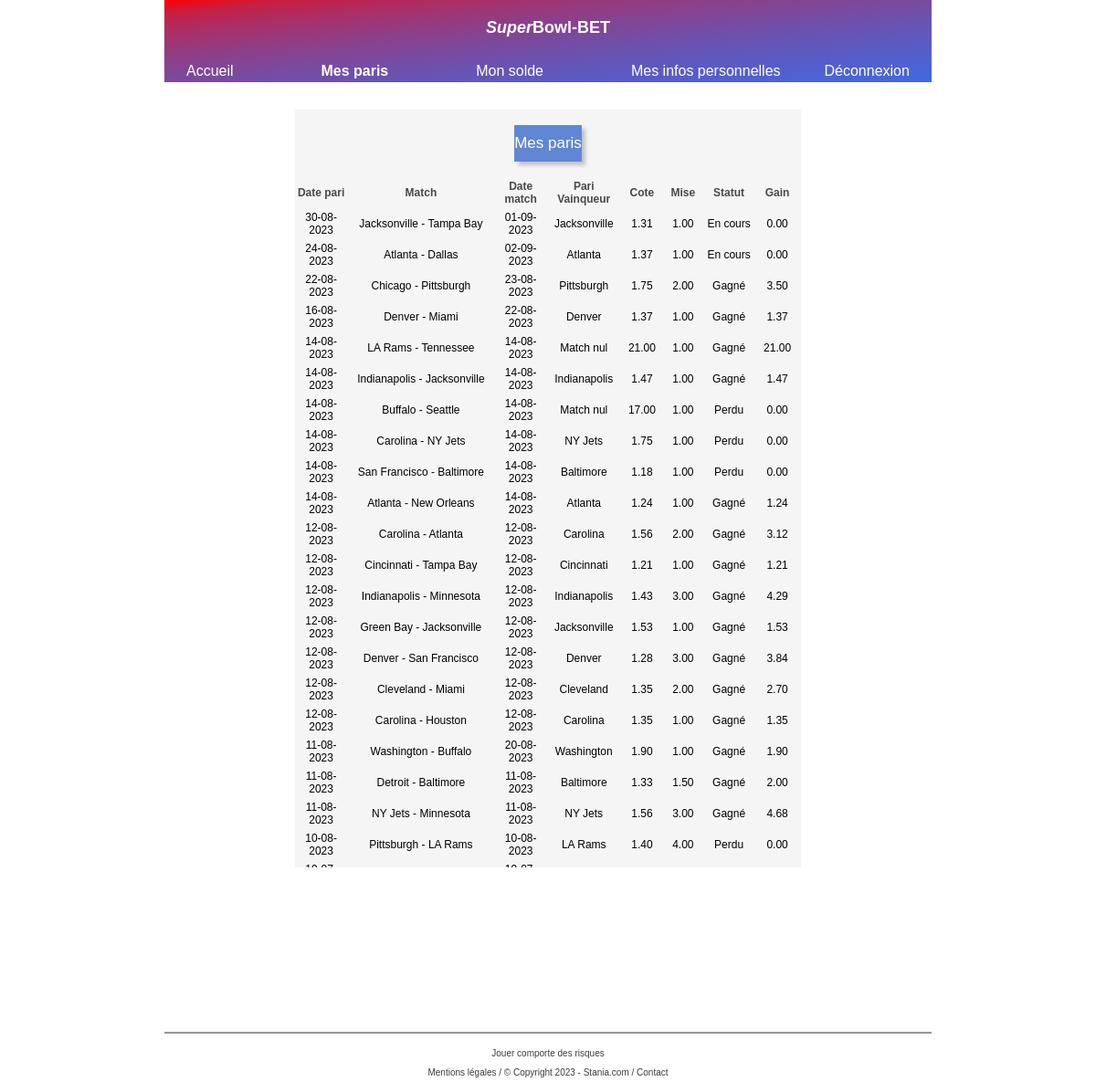
The page /user/user_history.php (signed in) on the database as committed earlier.
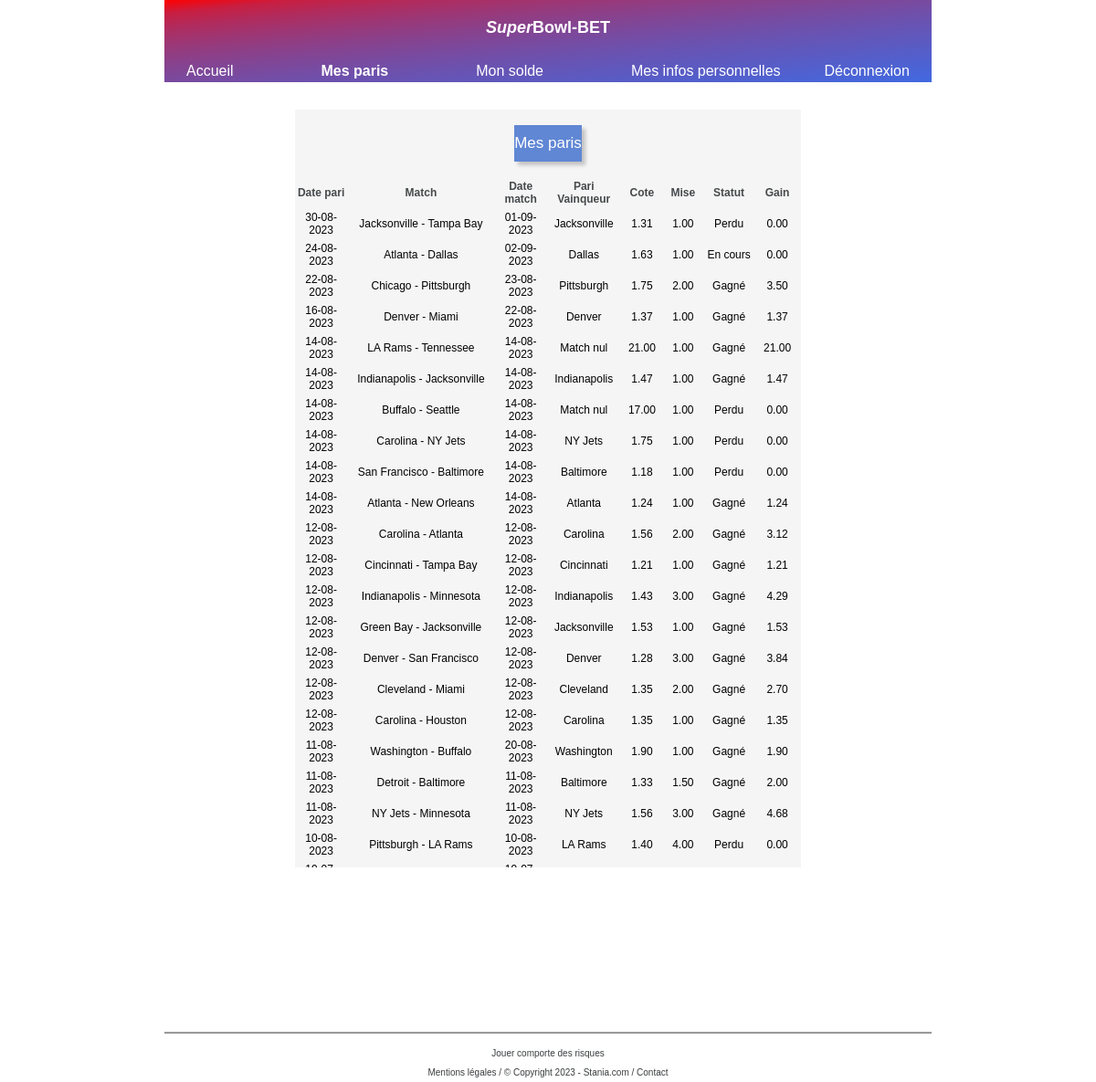
The same page on the database as committed later.
### tables this page shows
CREATE TABLE `bets` (
  `bet_id` int(11) NOT NULL,
  `bet_date` date NOT NULL,
  `user_id` int(11) NOT NULL,
  `match_id` int(11) NOT NULL,
  `match_date` date NOT NULL,
  `team1_name` varchar(255) NOT NULL,
  `team2_name` varchar(255) NOT NULL,
  `date_match_name` varchar(255) NOT NULL,
  `team1_odds` decimal(11,2) NOT NULL,
  `draw_odds` decimal(11,2) NOT NULL,
  `team2_odds` decimal(11,2) NOT NULL,
  `team_name_bet` varchar(255) NOT NULL,
  `team1_bet` decimal(11,2) NOT NULL,
  `draw_bet` decimal(11,2) NOT NULL,
  `team2_bet` decimal(11,2) NOT NULL,
  `bet_status` varchar(255) NOT NULL,
  `potential_gain` decimal(11,2) NOT NULL,
  `bet_gain` decimal(11,2) NOT NULL,
  `bet_admin_status` varchar(255) NOT NULL
);

### user/user_history.php (the view)
<?php require_once "../templates/header_home_userinfo.php"; ?>
      <div class="container_useraccount">
         <p class="title_form_pad10"> Mes paris</p>
         <table border="0" width="100%" align="center">
            <tr class="display_table">
               <td width="10%">Date pari</td>
               <td width="30%">Match</td>
               <td width="10%">Date match</td>
               <td width="15%">Pari Vainqueur</td>
               <td width="8%">Cote</td>
               <td width="8%">Mise</td>
               <td width="10%">Statut</td>
               <td width="9%">Gain</td>
            </tr>
         </table>
         <?php
         try {
            if (isset($_SESSION['user'])) {
               $user_id = $_SESSION['user_id'];
            }
            require "../constants/pdo.php";
            foreach ($pdo->query('SELECT * FROM bets WHERE user_id = ' . $user_id . ' ORDER BY bet_id DESC', PDO::FETCH_ASSOC) as $bets) {
               $betdate = $bets['bet_date'];
               $betdateUS = date_create_from_format('Y-m-d', $betdate);
               $betdateFR = date_format($betdateUS, 'd-m-Y');
               $matchdate = $bets['match_date'];
               $matchdateUS = date_create_from_format('Y-m-d', $matchdate);
               $matchdateFR = date_format($matchdateUS, 'd-m-Y');
         ?>
               <table border="0" width="100%" style="font-size: 12px">
                  <tr align="center">
                     <td width="10%"><?php echo $betdateFR; ?></td>
                     <td width="30%"><?php echo $bets['team1_name'] . ' - ' . $bets['team2_name']; ?></td>
                     <td width="10%"><?php echo $matchdateFR; ?></td>
                     <td width="15%"><?php echo $bets['team_name_bet']; ?></td>
                     <td width="8%"><?php if ($bets['team1_odds'] != '0') {
                                       echo $bets['team1_odds'];
                                    } elseif ($bets['team2_odds'] != '0') {
                                       echo $bets['team2_odds'];
                                    } elseif ($bets['draw_odds'] != '0') {
                                       echo $bets['draw_odds'];
                                    }
                                    ?>
                     </td>
                     <td width="8%"><?php if ($bets['team1_bet'] != '0') {
                                       echo $bets['team1_bet'];
                                    } elseif ($bets['team2_bet'] != '0') {
                                       echo $bets['team2_bet'];
                                    } elseif ($bets['draw_bet'] != '0') {
                                       echo $bets['draw_bet'];
                                    }
                                    ?>
                     </td>
                     <td width="10%"><?php echo $bets['bet_status']; ?></td>
                     <td width="9%"><?php echo $bets['bet_gain']; ?></td>
                  </tr>
               </table>
         <?php }
         } catch (PDOException $e) {
            echo 'Impossible de se connecter à la base de données';
         }
         ?>
      </div>
      <?php require_once "../templates/footer.php"; ?>

### templates/header_home_userinfo.php (shortened to what this page needs)
<html>
<head>
   <link rel="stylesheet" href="../CSS/style.css" type="text/css">
</head>
<body>
   <div class="flux">
      <header>
         <p class="logo"><a class="link_pages" href="home.php"><i>Super</i>Bowl-BET</a></p>
         <nav>
            <ul class="menu">
            <?php $page = $_SERVER['SCRIPT_NAME'];?>
               <li class="<?php if (basename($page) == "home.php") {echo 'bold';} ?>"><a class="link_pages" href="home.php">Accueil</li>
               <li class="<?php if (basename($page) == "user_history.php") {echo 'bold';} ?>"><a class="link_pages" href="user_history.php">Mes paris</li>
               <li class="<?php if (basename($page) == "user_balance.php") {echo 'bold';} ?>"><a class="link_pages" href="user_balance.php">Mon solde</li>
               <li class="<?php if (basename($page) == "user_info.php") {echo 'bold';} ?>"><a class="link_pages" href="user_info.php">Mes infos personnelles</a></li>
               <li ><a class="link_pages" href="../session_destroy.php">Déconnexion</a></li>
            </ul>
         </nav>
      </header>

### templates/footer.php
      <footer>
            <p>Jouer comporte des risques</p>
            Mentions légales / © Copyright 2023 - Stania.com / Contact
      </footer>
      </div>
</body>
</html>

### CSS/style.css (style rules this page uses)
html { height: 100%; }
body { min-height: 100%; position: relative; font-family: sans-serif; margin: 0%; padding: 0%; }
.flux { margin-left: 15%; margin-right: 15%; }
header { background: linear-gradient(to bottom right, red, 25%, royalblue); height: 90px; color: white; }
.logo { padding-top: 20px; padding-bottom: 10px; text-align: center; font-size: large; font-weight: bold; }
nav > ul { list-style: none; margin: 0%; padding: 0%; }
.menu { display: flex; justify-content: space-around; }
.link_pages { text-decoration: none; color: white; }
.bold { font-weight: bold; }
footer { position: fixed; z-index: 2; padding-top: 5px; padding-bottom: 5px; bottom: 0; left: 15%; right: 15%; text-align: center; min-height: 40px; color:rgb(58, 61, 63); font-size: 10px; border-top-style: groove; }
.title_form_pad10 { font-size: 17px; text-align: center; background-color: rgba(72, 118, 208, 0.856); color: white; padding-top: 10px; padding-bottom: 10px; margin-right: 240px; margin-left: 240px; box-shadow: 4px 4px 4px rgb(196, 194, 194); }
.container_useraccount { margin-top: 30px; margin-left: 17%; margin-right: 17%; height: 70%; background-color: whitesmoke; overflow: auto; }
.display_table { font-weight: bold; color: rgb(70, 73, 75); font-size: 12px; text-align: center; }

Rows that differ between the two databases and show on the page:
changed bets (number 1 of 21 on the later page): bet_status "En cours" → "Perdu"
changed bets "Dallas": team_name_bet "Atlanta" → "Dallas"; team2_odds (not shown) → "1.63"; team2_bet (not shown) → "1.00"; team1_odds "1.37" → (not shown); team1_bet "1.00" → (not shown)
